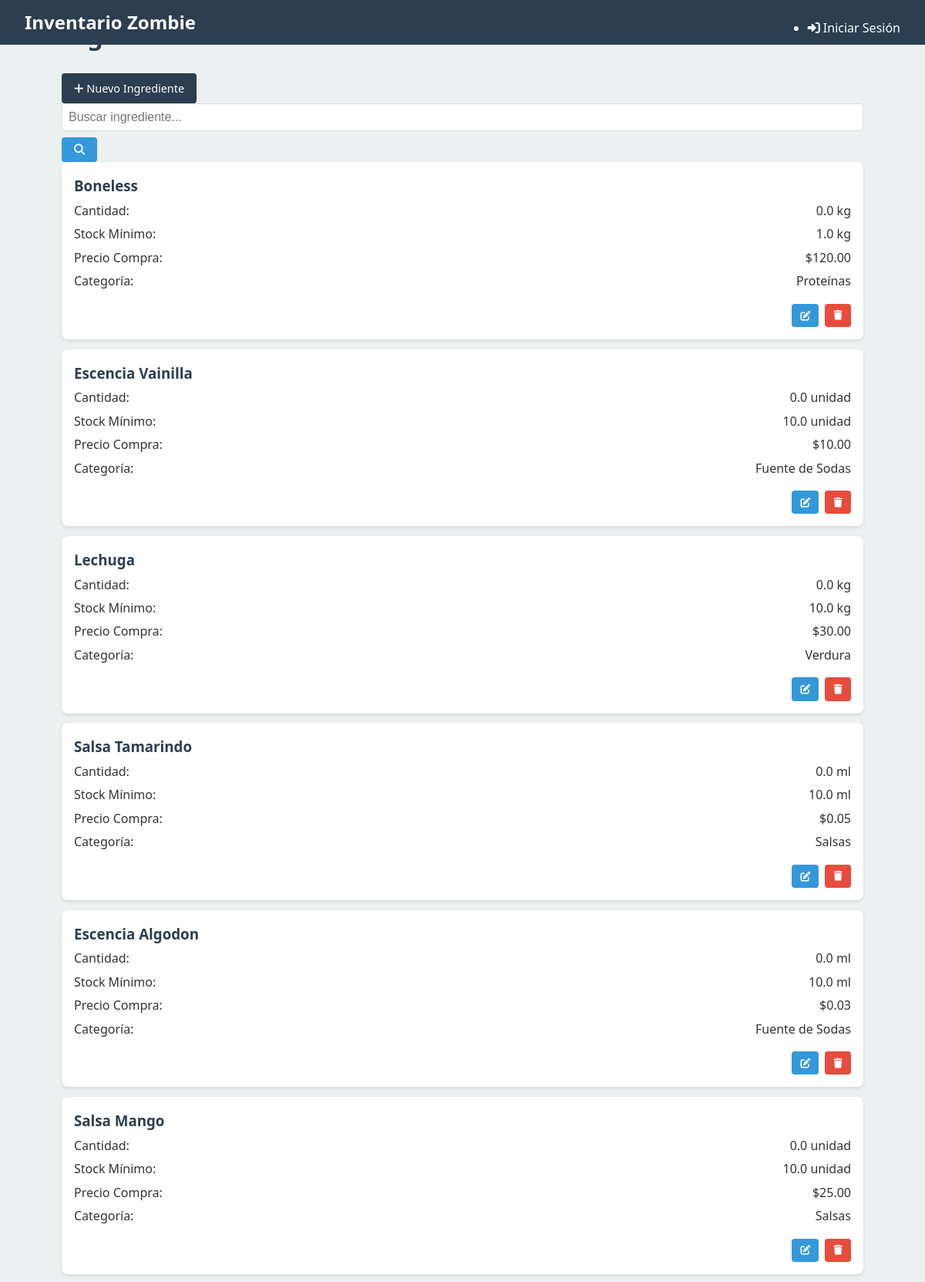
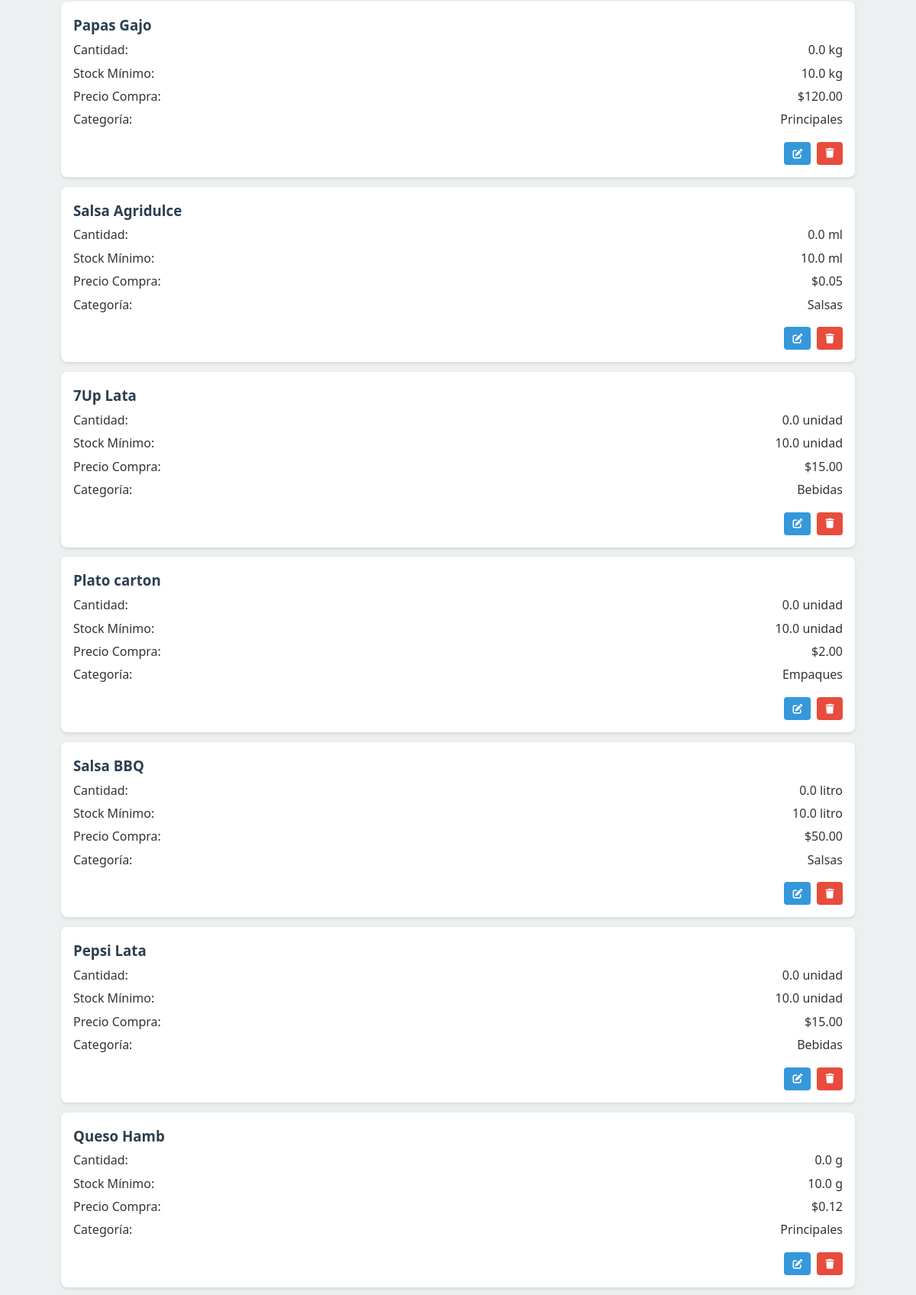
The page /ingredientes/ (upper part) on the database its author committed (2 pictures, top to bottom).
### tables this page shows
CREATE TABLE Ingredientes (
    id INTEGER PRIMARY KEY AUTOINCREMENT,
    nombre TEXT NOT NULL UNIQUE,
    unidad_medida TEXT NOT NULL,
    precio_compra REAL,
    cantidad_actual REAL NOT NULL DEFAULT 0,
    stock_minimo REAL
, categoria TEXT);

### routes/ingredientes.py (the view)
@ingredientes_web_bp.route('/', methods=['GET'])
def index():
    db = get_db()
    cursor = db.execute('SELECT * FROM Ingredientes')
    ingredientes = []
    for row in cursor.fetchall():
        ingrediente = dict(
            id=row['id'],
            nombre=row['nombre'],
            unidad_medida=row['unidad_medida'],
            precio_compra=row['precio_compra'],
            cantidad_actual=row['cantidad_actual'],
            stock_minimo=row['stock_minimo']
        )
        try:
            ingrediente['categoria'] = row['categoria']
        except (IndexError, KeyError):
            ingrediente['categoria'] = None
        ingredientes.append(ingrediente)
    return render_template('ingredientes/lista.html', ingredientes=ingredientes)

### app.py (called while the page is built)
@app.template_global()
def now():
    return datetime.datetime.now()

@app.after_request
def add_cors_headers(response):
    response.headers.add('Access-Control-Allow-Origin', '*')
    response.headers.add('Access-Control-Allow-Headers', 'Content-Type,Authorization')
    response.headers.add('Access-Control-Allow-Methods', 'GET,PUT,POST,DELETE,OPTIONS')
    return response

### database.py (called while the page is built)
def get_db():
    if 'db' not in g:
        g.db = sqlite3.connect(
            current_app.config['DATABASE'],
            detect_types=sqlite3.PARSE_DECLTYPES
        )
        g.db.row_factory = sqlite3.Row
    return g.db

### templates/ingredientes/lista.html (shortened to what this page needs)
{% extends "layout.html" %}
{% block content %}
<div class="page-header">
    <h1>Ingredientes</h1>
    <a href="{{ url_for('ingredientes_web.nuevo') }}" class="btn btn-primary">
        <i class="fas fa-plus"></i> Nuevo Ingrediente
    </a>
</div>
<div class="search-box">
    <input type="text" id="search-input" placeholder="Buscar ingrediente...">
    <button id="search-button" class="btn">
        <i class="fas fa-search"></i>
    </button>
</div>
<div class="item-list" id="ingredient-cards">
    {% for ingrediente in ingredientes %}
    <div class="item-card">
        <h3>{{ ingrediente.nombre }}</h3>
        <div class="item-detail">
            <span>Cantidad:</span>
            <span class="{% if ingrediente.cantidad_actual <= ingrediente.stock_minimo %}low-stock{% endif %}">
                {{ ingrediente.cantidad_actual }} {{ ingrediente.unidad_medida }}
            </span>
        </div>
        <div class="item-detail">
            <span>Stock Mínimo:</span>
            <span>{{ ingrediente.stock_minimo }} {{ ingrediente.unidad_medida }}</span>
        </div>
        <div class="item-detail">
            <span>Precio Compra:</span>
            <span>${{ "%.2f"|format(ingrediente.precio_compra) }}</span>
        </div>
        <div class="item-detail">
            <span>Categoría:</span>
            <span>{{ ingrediente.get('categoria') or 'Sin categoría' }}</span>
        </div>
        <div class="item-actions">
            <a href="{{ url_for('ingredientes_web.editar', id=ingrediente.id) }}" class="btn btn-secondary btn-sm">
                <i class="fas fa-edit"></i>
            </a>
            <button class="btn btn-danger btn-sm delete-ingredient"
                   data-id="{{ ingrediente.id }}"
                   data-name="{{ ingrediente.nombre }}">
                <i class="fas fa-trash"></i>
            </button>
        </div>
    </div>
    {% endfor %}
</div>
{% endblock %}

### static/css/main.css (style rules this page uses)
:root { --primary-color: #2c3e50; --secondary-color: #3498db; --accent-color: #e74c3c; --background-color: #ecf0f1; --text-color: #333; --light-text: #fff; --success-color: #2ecc71; --warning-color: #f39c12; --error-color: #e74c3c; --info-color: #3498db; }
* { margin: 0; padding: 0; box-sizing: border-box; }
body { font-family: 'Segoe UI', Tahoma, Geneva, Verdana, sans-serif; line-height: 1.6; color: var(--text-color); background-color: var(--background-color); }
h1 { color: var(--primary-color); margin-bottom: 1rem; font-size: 1.5rem; text-align: center; }
.btn { display: inline-block; background-color: var(--secondary-color); color: var(--light-text); padding: 0.5rem 1rem; border-radius: 4px; text-decoration: none; margin-top: 0.5rem; transition: background-color 0.3s; text-align: center; border: none; cursor: pointer; font-size: 0.9rem; }
input, select, textarea { width: 100%; padding: 0.5rem; border: 1px solid #ddd; border-radius: 4px; font-size: 1rem; }
.item-card { background: white; border-radius: 8px; padding: 1rem; margin-bottom: 0.8rem; box-shadow: 0 2px 4px rgba(0, 0, 0, 0.1); }
.item-card h3 { color: var(--primary-color); margin-bottom: 0.3rem; }
.item-card .item-detail { display: flex; justify-content: space-between; margin-bottom: 0.3rem; }
.item-card .item-actions { display: flex; justify-content: flex-end; gap: 0.5rem; margin-top: 0.5rem; }
@media screen and (min-width: 768px) { h1 { font-size: 2rem; text-align: left; } }
.btn-primary { background-color: var(--primary-color); }
.btn-secondary { background-color: var(--secondary-color); }
.btn-danger { background-color: var(--accent-color); }
.btn-sm { padding: 0.3rem 0.7rem; font-size: 0.8rem; }

### rows shown on the page
Ingredientes: nombre "Boneless", cantidad_actual "0.0", unidad_medida "kg", stock_minimo "1.0", precio_compra "120.00", categoria "Proteínas"
Ingredientes: nombre "Escencia Vainilla", cantidad_actual "0.0", unidad_medida "unidad", stock_minimo "10.0", precio_compra "10.00", categoria "Fuente de Sodas"
Ingredientes: nombre "Lechuga", cantidad_actual "0.0", unidad_medida "kg", stock_minimo "10.0", precio_compra "30.00", categoria "Verdura"
Ingredientes: nombre "Salsa Tamarindo", cantidad_actual "0.0", unidad_medida "ml", stock_minimo "10.0", precio_compra "0.05", categoria "Salsas"
Ingredientes: nombre "Escencia Algodon", cantidad_actual "0.0", unidad_medida "ml", stock_minimo "10.0", precio_compra "0.03", categoria "Fuente de Sodas"
Ingredientes: nombre "Salsa Mango", cantidad_actual "0.0", unidad_medida "unidad", stock_minimo "10.0", precio_compra "25.00", categoria "Salsas"
Ingredientes: nombre "Papas Gajo", cantidad_actual "0.0", unidad_medida "kg", stock_minimo "10.0", precio_compra "120.00", categoria "Principales"
Ingredientes: nombre "Salsa Agridulce", cantidad_actual "0.0", unidad_medida "ml", stock_minimo "10.0", precio_compra "0.05", categoria "Salsas"
Ingredientes: nombre "7Up Lata", cantidad_actual "0.0", unidad_medida "unidad", stock_minimo "10.0", precio_compra "15.00", categoria "Bebidas"
Ingredientes: nombre "Plato carton", cantidad_actual "0.0", unidad_medida "unidad", stock_minimo "10.0", precio_compra "2.00", categoria "Empaques"
Ingredientes: nombre "Salsa BBQ", cantidad_actual "0.0", unidad_medida "litro", stock_minimo "10.0", precio_compra "50.00", categoria "Salsas"
Ingredientes: nombre "Pepsi Lata", cantidad_actual "0.0", unidad_medida "unidad", stock_minimo "10.0", precio_compra "15.00", categoria "Bebidas"
Ingredientes: nombre "Queso Hamb", cantidad_actual "0.0", unidad_medida "g", stock_minimo "10.0", precio_compra "0.12", categoria "Principales"
